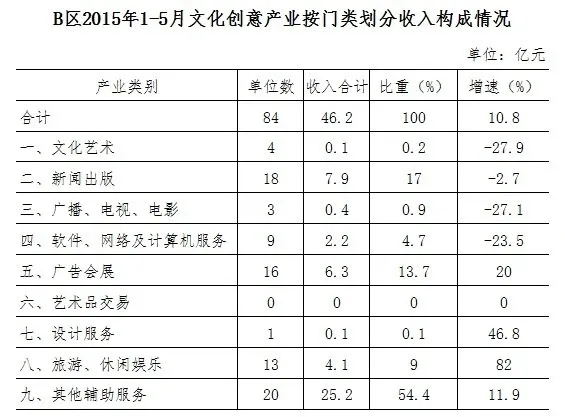
#> input picture 90-图片/题目图/1519596feac7ca3.webp, 565 x 417 px; the run also reads 1 picture not shown here
$ python convert_webp80.py
#> lines starting #> are read from the running program, lines starting #| are printed output that depends on the picture
#!/usr/bin/env python3
# -*- coding: utf-8 -*-
"""把 90-图片 下全部图片统一重编码为 WebP(质量 80)。
- 已为 .webp 的：解码后按 q80 重写（统一质量、压缩体积）
- .gif（静态）：转 .webp(q80)，删除原 gif，返回 old->new 映射供改库
- 其它格式(png/jpg)：转 .webp(q80)
- 以 __ 开头的文件(占位图)跳过；原子写入(temp+os.replace)；可重复运行。
"""
import os, sys, json, multiprocessing as mp
from PIL import Image

HERE = os.path.dirname(os.path.abspath(__file__))
DST = os.path.join(HERE, "90-图片")
QUALITY = 80
METHOD = 4
Image.MAX_IMAGE_PIXELS = None

gif_map = {}  # rel_old -> rel_new （供改库）


def has_alpha(im):
    if im.mode in ("RGBA", "LA", "PA"):
        return True
    if im.mode == "P" and "transparency" in im.info:
        return True
    return False


def convert(rel):
    sp = os.path.join(DST, rel)
    if rel.startswith("__"):
        return ("skip", rel, 0, 0)
    low = rel.lower()
    try:
        if low.endswith(".gif"):
            im = Image.open(sp)
            im = im.convert("RGBA") if has_alpha(im) else im.convert("RGB")
            newrel = os.path.splitext(rel)[0] + ".webp"
            dp = os.path.join(DST, newrel)
            im.save(dp, "WEBP", quality=QUALITY, method=METHOD)
            sz_new = os.path.getsize(dp)
            os.remove(sp)
            gif_map[rel] = newrel
            return ("gif2webp", rel, os.path.getsize(sp), sz_new)
        if low.endswith(".webp"):
            im = Image.open(sp)
            im = im.convert("RGBA") if has_alpha(im) else im.convert("RGB")
            dp = sp + ".tmp"
            im.save(dp, "WEBP", quality=QUALITY, method=METHOD)
            sz_new = os.path.getsize(dp)
            os.replace(dp, sp)
            return ("rewebp", rel, os.path.getsize(sp), sz_new)
        # png/jpg/jpeg/bmp
        stem = os.path.splitext(rel)[0]
        dp = os.path.join(DST, stem + ".webp")
        im = Image.open(sp)
        im = im.convert("RGBA") if has_alpha(im) else im.convert("RGB")
        im.save(dp, "WEBP", quality=QUALITY, method=METHOD)
        sz_new = os.path.getsize(dp)
        os.remove(sp)
        return ("oth2webp", rel, os.path.getsize(sp), sz_new)
    except Exception as e:
        return ("err", rel + " :: " + str(e), 0, 0)


def main():
    if not os.path.isdir(DST):
        print("[ERR] 目录不存在:", DST); sys.exit(1)
    rels = []
    for root, _, fs in os.walk(DST):
        for f in fs:
            rels.append(os.path.relpath(os.path.join(root, f), DST))
    total = len(rels)
    print(f"[INFO] 目录={DST}\n[INFO] 共 {total} 个文件, 目标 WebP q{QUALITY}, 进程 {mp.cpu_count()-1}", flush=True)
    agg = {}
    src_b = dst_b = 0
    done = 0
    with mp.Pool(max(1, mp.cpu_count() - 1)) as pool:
        for status, rel, sb, db_ in pool.imap_unordered(convert, rels, chunksize=32):
            done += 1
            agg[status] = agg.get(status, 0) + 1
            src_b += sb; dst_b += db_
            if status == "err" and agg["err"] <= 15:
                print("[ERR]", rel, flush=True)
            if done % 2000 == 0 or done == total:
                print(f"  进度 {done}/{total} {agg}", flush=True)
#> this loop made 4 passes
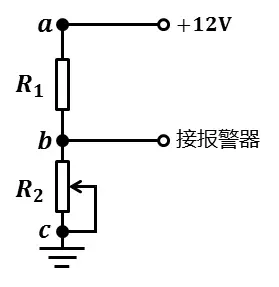
#> input picture 90-图片/题目图/1521f15d55f4ff3.webp, 279 x 287 px
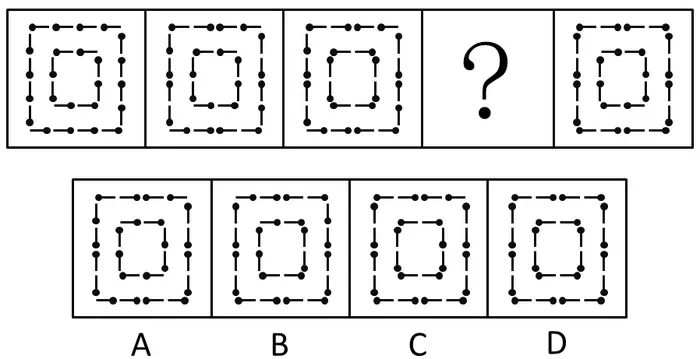
#> input picture 90-图片/题目图/15442cf01c101f3.webp, 700 x 359 px
#> pass 3, in convert (call 4), `im = Image.open(sp)`:
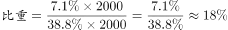
#> im: PIL image 228x30 RGBA; mean R, G, B, A 142.3, 142.3, 142.3, 33; transparent parts drawn white
    print("[DONE]", agg, flush=True)
    print(f"[SIZE] 原 {src_b/1024/1024:.1f}MB → WebP {dst_b/1024/1024:.1f}MB "
          f"(省 {(1-dst_b/src_b)*100:.1f}%)", flush=True)
    # 写出 gif->webp 映射
    if gif_map:
        with open(os.path.join(HERE, "gif_webp_map.json"), "w", encoding="utf-8") as fh:
            json.dump(gif_map, fh, ensure_ascii=False, indent=2)
        print(f"[GIF] 已转 {len(gif_map)} 个 gif->webp，映射写入 gif_webp_map.json", flush=True)


if __name__ == "__main__":
    main()
